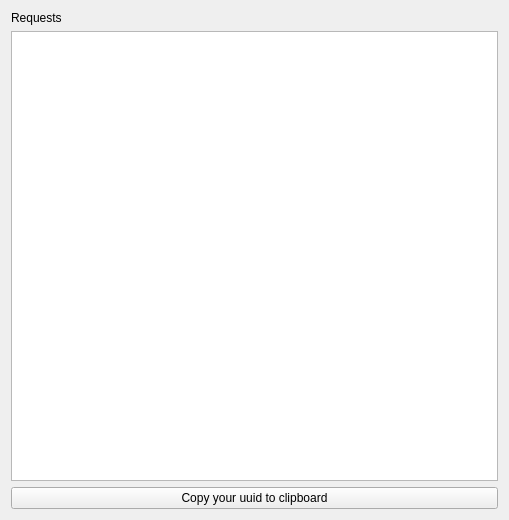
<?xml version="1.0" encoding="UTF-8"?>
<ui version="4.0">
 <class>RequestListOverlay</class>
 <widget class="QWidget" name="RequestListOverlay">
  <property name="geometry">
   <rect>
    <x>0</x>
    <y>0</y>
    <width>509</width>
    <height>520</height>
   </rect>
  </property>
  <property name="windowTitle">
   <string>Form</string>
  </property>
  <layout class="QVBoxLayout" name="verticalLayout_2">
   <item>
    <layout class="QVBoxLayout" name="verticalLayout">
     <item>
      <widget class="QLabel" name="requestLabel">
       <property name="text">
        <string>Requests</string>
       </property>
      </widget>
     </item>
     <item>
      <widget class="QListWidget" name="requestListView"/>
     </item>
     <item>
      <widget class="QPushButton" name="getOwnUuidButton">
       <property name="text">
        <string>Copy your uuid to clipboard</string>
       </property>
      </widget>
     </item>
    </layout>
   </item>
  </layout>
 </widget>
 <resources/>
 <connections/>
</ui>
